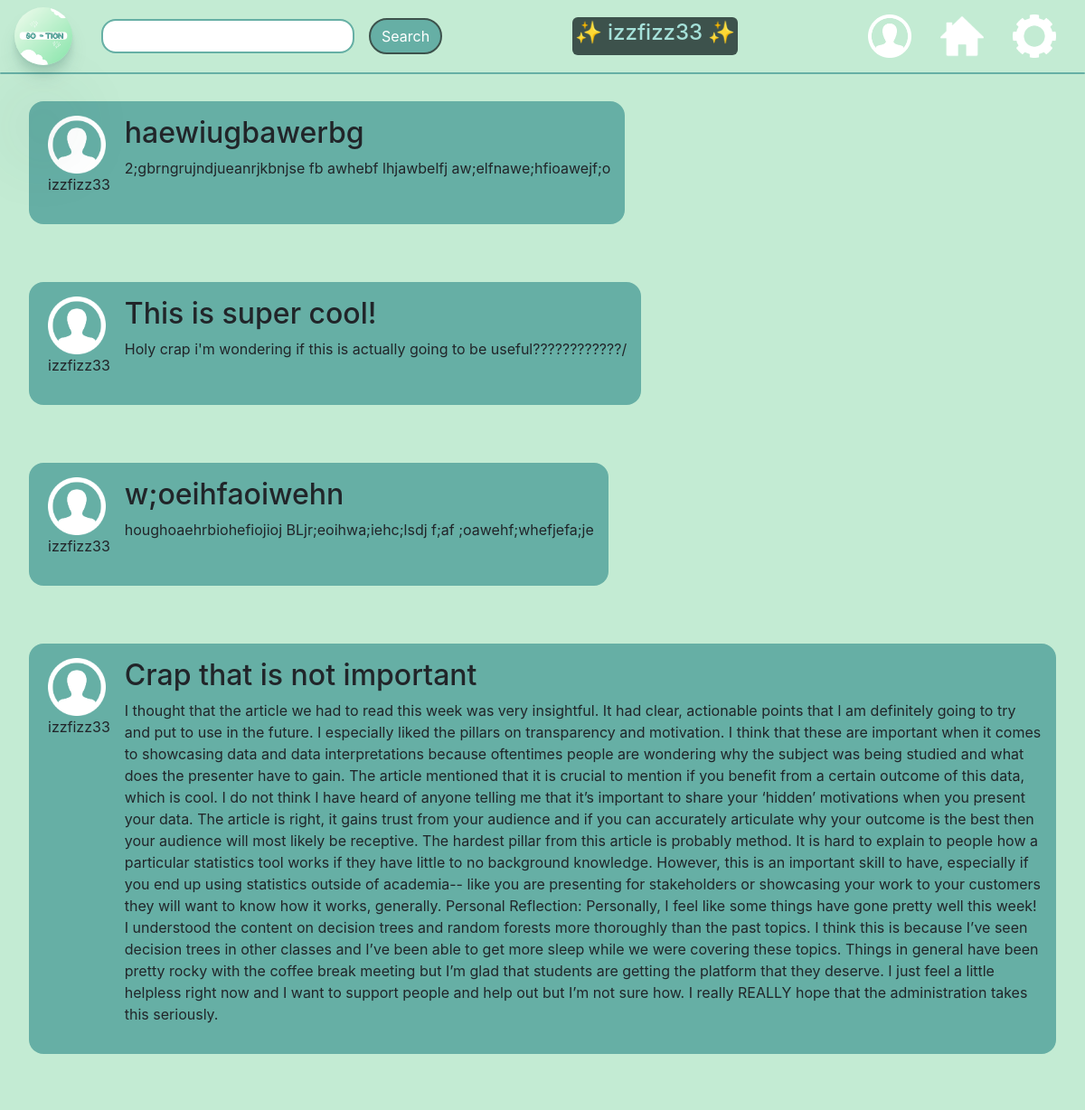
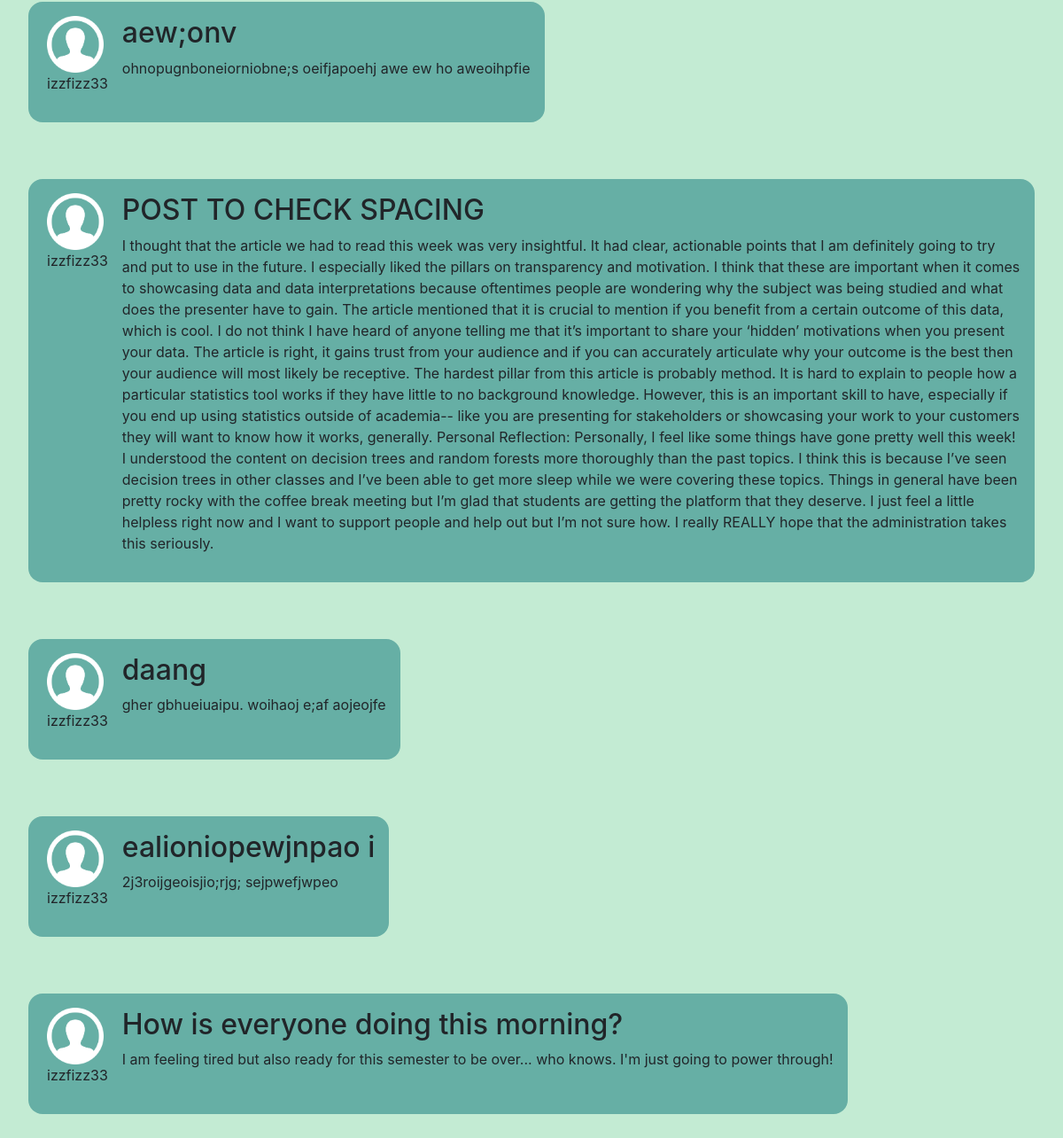
Page /homefeed (signed in) on the committed database (2 pictures, top to bottom).
### app.py (models this page shows, shortened)
class User(UserMixin, db.Model):
    id = db.Column(db.Integer, primary_key=True)
    email = db.Column(db.String(75), unique=True)
    username = db.Column(db.String(30), unique=True)
    password_hash = db.Column(db.String())
    is_authenticated = db.Column(db.Boolean, default=False)
    pfp_placement = db.Column(db.String(), default="center")
    bio_placement = db.Column(db.String(), default="center")
    post_placement = db.Column(db.String(), default="center")
    bio = db.Column(db.String(), default="BIO HERE")
    darkMode = db.Column(db.Boolean, default = True)

class Post(db.Model):
    id = db.Column(db.Integer, primary_key=True)
    user_id = db.Column(db.Integer, unique=False)
    post_title = db.Column(db.String(300), unique=False)
    post_content = db.Column(db.String(2800), unique=False)
    profile_pic = db.Column(db.Boolean, default=False)

### app.py (the view, shortened to what this page needs)
@app.route('/homefeed', methods=['POST', "GET"])
@login_required
def homefeed():
    form1 = SearchForm()
    title="'s Homefeed"
    username = current_user.username
    postz = Post.query.filter_by(user_id = current_user.id).all()
    return render_template("homefeed.html", title=(current_user.username + title), username=username, post1=postz, form1=form1 )

### app.py
class SearchForm(FlaskForm):
    searchword = StringField("searchword",validators=[InputRequired(), Length(min=4,max=15)])

### app.py (called while the page is built)
@login_manager.user_loader
def user_loader(user_id):
    return User.query.filter_by(id=user_id).first()

### templates/homefeed.html (shortened to what this page needs)
{% extends "base.html" %}
{% block content %}
<link rel="stylesheet" href="styles/homefeed.css">
  {% for post in post1 %}
  <div class="post">
    <div class="content">
      <div class="pic-and-username">
        <img class="profile-icon" src="../images/profile-icon.png" alt="Profile picture">
        <p style="text-align: center;"class="username">{{ username }}</p>
      </div>
      <div class="content-and-comments">
        <h2> {{ post.post_title }}</h2>
        <p> {{ post.post_content }}</p>
      </div>
    </div>
  </div>
{% endfor %}
{% endblock content %}

### templates/base.html (shortened to what this page needs)
<!doctype html>
<html lang="en">
<head>
    <link rel="stylesheet" href="https://stackpath.bootstrapcdn.com/bootstrap/4.3.1/css/bootstrap.min.css"
>
    <link rel="stylesheet" href="../styles/homefeed.css">
</head>
<body>
    <nav class="fixed-top">
        <div class="navbar fixed-top nav">
            <div id="logo-and-search">
                <img class="navbar-logo" src="../images/So-tion-logo-pic.png" href="#" alt="So-tion logo" />
                <form action="/search" method="POST">
                    {{ form1.searchword(class_="form-control") }}
                    <button type="submit" class="search-button btn btn-primary">Search</button>
                </form>
            </div>
            <div id='username-block'>
                <h4 id="username-text">&#x2728; {{username}} &#x2728;</h4>
            </div>
            <div id="right-navbar-images">
                <a href="{{ url_for('profile') }}">
                    <img class="profile-icon-navbar" src="../images/profile-icon.png" alt="profile icon button" /></a>
                <a href="{{ url_for('homefeed') }}">
                    <img class="home-navbar" src="../images/home.jpg" href="{{ url_for('homefeed') }}"
                        alt="Home button" /></a>
                <a href="{{ url_for('settings') }}">
                    <img class="gear-navbar" src="../images/gear.png" href="#" alt="Gear button" /></a>
            </div>
        </div>
        <div class="navbar-divider nav"></div>
    </nav>
    {% block content %}
    {% endblock %}
</body>
</html>

### static/styles/homefeed.css (style rules this page uses)
body { background-color: #c3ebd3; }
.navbar-logo { width: 4em; height: 4em; border-radius: 3em; border-width: 3em; box-shadow: 0 2.8px 2.2px rgba(24, 80, 72, 0.034), 0 6.7px 5.3px rgba(36, 110, 101, 0.048), 0 120.5px 179px rgba(33, 83, 77, 0.06), 0 12.3px 7.9px rgba(38, 83, 77, 0.072), 0 14.8px 20.4px rgba(25, 90, 81, 0.086), 0 100px 80px rgba(42, 90, 84, 0.12); }
.home-navbar, .gear-navbar, .profile-icon-navbar { width: 3em; height: 3em; position:relative; display: flex; justify-content: right; }
#logo-and-search { display: flex; justify-content: left; column-gap: 2em; }
#right-navbar-images { display: flex; justify-content: right; column-gap: 2em; margin-right: 1em; align-items: center; }
.navbar { display: flex; justify-content: space-between; position: fixed; }
.navbar-divider { height: 2px; background-color: #66afa5; margin-top: 5em; margin-bottom: 1em; border-radius: 5em; }
.post { display:flex; flex-direction: row; column-gap: 1em; border-width: 3em; padding: 2em; border-radius: 2px; border-color:black; }
.post:first-of-type { margin-top: 5em; }
.profile-icon { height:4em; width:4em; }
.fixed-top { position:fixed; background-color: #c3ebd3; }
.pic-and-username { display:flex; flex-direction: column; margin-right: 1em; margin-left: 5px; }
.content { display:flex; flex-direction: row; background-color: #66afa5; border-radius: 1em; padding: 1em; }
#username-block { background-color: #3D524c; padding: 3px; border-radius: 6px; color:#a5e1d9; }
.search-button { background-color: #66afa5; border:solid; border-width: 2px; border-color: #3D524c; border-radius: 35px; color:white; }
form { display: flex; align-items: center; column-gap: 1em; }
.form-control { border-radius: 1em; padding-left: 1em; border-color: #66afa5; border-width: 2px; }
a { text-decoration: none; color: black; }

### rows in the picture
User: username "izzfizz33"
Post: post_title "haewiugbawerbg", post_content "2;gbrngrujndjueanrjkbnjse fb awhebf lhjawbelfj aw;elfnawe;hfioawejf;o"
Post: post_title "This is super cool!", post_content "Holy crap i'm wondering if this is actually going to be useful????????????/"
Post: post_title "w;oeihfaoiwehn", post_content "houghoaehrbiohefiojioj BLjr;eoihwa;iehc;lsdj f;af ;oawehf;whefjefa;je"
Post: post_title "Crap that is not important", post_content "I thought that the article we had to read this week was very insightful. It had clear, actionable points that I am definitely going to try and put to use in the future. I especially liked the pillars on transparency and motivation. I think that these are important when it comes to showcasing data and data interpretations because oftentimes people are wondering why the subject was being studied and what does the presenter have to gain. The article mentioned that it is crucial to mention if you benefit from a certain outcome of this data, which is cool. I do not think I have heard of anyone telling me that it’s important to share your ‘hidden’ motivations when you present your data. The…"
Post: post_title "aew;onv", post_content "ohnopugnboneiorniobne;s oeifjapoehj awe ew ho aweoihpfie"
Post: post_title "POST TO CHECK SPACING", post_content "I thought that the article we had to read this week was very insightful. It had clear, actionable points that I am definitely going to try and put to use in the future. I especially liked the pillars on transparency and motivation. I think that these are important when it comes to showcasing data and data interpretations because oftentimes people are wondering why the subject was being studied and what does the presenter have to gain. The article mentioned that it is crucial to mention if you benefit from a certain outcome of this data, which is cool. I do not think I have heard of anyone telling me that it’s important to share your ‘hidden’ motivations when you present your data. The…"
Post: post_title "daang", post_content "gher gbhueiuaipu. woihaoj e;af aojeojfe"
Post: post_title "ealioniopewjnpao i", post_content "2j3roijgeoisjio;rjg; sejpwefjwpeo"
Post: post_title "How is everyone doing this morning?", post_content "I am feeling tired but also ready for this semester to be over... who knows. I'm just going to power through!"
